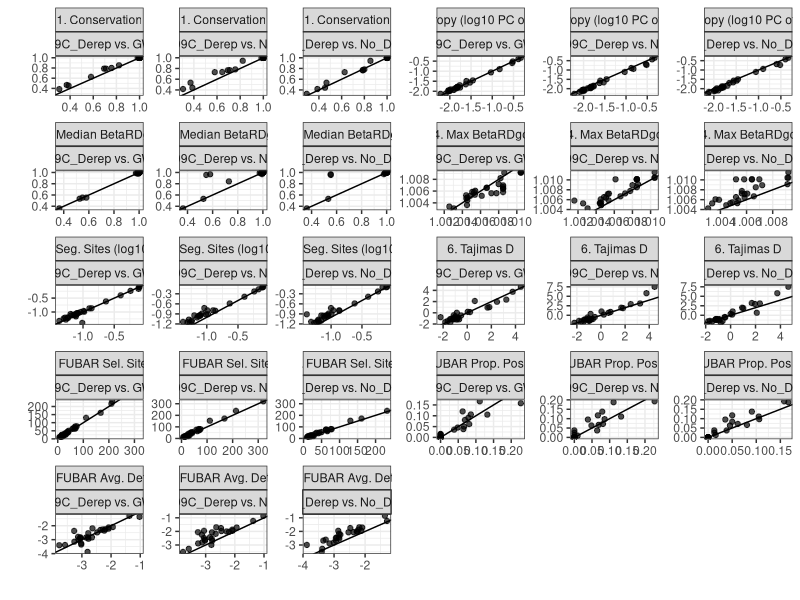

Here is the R script that generated this plot:
library(ggplot2)

dat <- read.table('Correlation_Data_for_Scatterplot.txt', header=T, sep='\t')
# Dereplication_Type_Comparison	Evolutionary_Statistic	Homolog_Group	Value_1	Value_2

png("Correlation_Between_Dereplication_Methods.png", units='in', res=600, height=10, width=20)
ggplot(dat, aes(x=Value_1, y=Value_2)) + geom_point(alpha=0.7) + facet_wrap(Evolutionary_Statistic~Dereplication_Type_Comparison, scales='free', nrow=5) + geom_abline(slope=1, intercept=0) + theme_bw() + xlab("") + ylab("")
dev.off()
